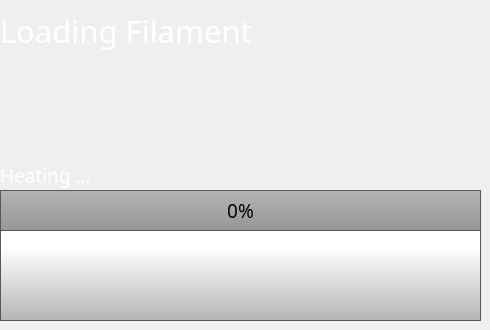
    <widget class="QWidget" name="changeFilamentProgressPage">
     <widget class="QLabel" name="changeFilamentStatus">
      <property name="geometry">
       <rect>
        <x>0</x>
        <y>160</y>
        <width>471</width>
        <height>31</height>
       </rect>
      </property>
      <property name="font">
       <font>
        <family>Gotham Light</family>
        <pointsize>14</pointsize>
        <weight>50</weight>
        <bold>false</bold>
       </font>
      </property>
      <property name="styleSheet">
       <string notr="true">color: rgb(255, 255, 255);</string>
      </property>
      <property name="text">
       <string>Heating ...</string>
      </property>
     </widget>
     <widget class="QProgressBar" name="changeFilamentProgress">
      <property name="geometry">
       <rect>
        <x>0</x>
        <y>190</y>
        <width>481</width>
        <height>41</height>
       </rect>
      </property>
      <property name="font">
       <font>
        <family>Gotham</family>
        <pointsize>14</pointsize>
        <weight>50</weight>
        <italic>false</italic>
        <bold>false</bold>
        <stylestrategy>PreferAntialias</stylestrategy>
       </font>
      </property>
      <property name="styleSheet">
       <string notr="true">QProgressBar::chunk {

	background-color: qlineargradient(spread:pad, x1:0, y1:0.517, x2:0, y2:0.512, stop:0 rgba(255, 28, 35, 255), stop:1 rgba(255, 68, 74, 255));
border-bottom-right-radius: 15px;
border-top-right-radius: 15px;
}

QProgressBar {
    border: 1px solid rgb(87, 87, 87);
 /*  border-bottom-left-radius: 10px;
 border-bottom-right-radius: 10px;*/
	background-color: qlineargradient(spread:pad, x1:0, y1:1, x2:0, y2:0, stop:0 rgba(150, 150, 150, 255), stop:1 rgba(180, 180, 180, 255));
}
</string>
      </property>
      <property name="maximum">
       <number>100</number>
      </property>
      <property name="value">
       <number>0</number>
      </property>
      <property name="alignment">
       <set>Qt::AlignCenter</set>
      </property>
      <property name="textVisible">
       <bool>true</bool>
      </property>
      <property name="orientation">
       <enum>Qt::Horizontal</enum>
      </property>
      <property name="format">
       <string>%p%</string>
      </property>
     </widget>
     <widget class="QLabel" name="changeFilamentNameOperation">
      <property name="geometry">
       <rect>
        <x>0</x>
        <y>0</y>
        <width>471</width>
        <height>61</height>
       </rect>
      </property>
      <property name="font">
       <font>
        <family>Gotham Light</family>
        <pointsize>23</pointsize>
        <weight>50</weight>
        <bold>false</bold>
       </font>
      </property>
      <property name="styleSheet">
       <string notr="true">color: rgb(255, 255, 255);</string>
      </property>
      <property name="text">
       <string>Loading Filament</string>
      </property>
     </widget>
     <widget class="QPushButton" name="changeFilamentBackButton2">
      <property name="geometry">
       <rect>
        <x>0</x>
        <y>230</y>
        <width>481</width>
        <height>91</height>
       </rect>
      </property>
      <property name="font">
       <font>
        <family>Gotham</family>
        <pointsize>13</pointsize>
       </font>
      </property>
      <property name="styleSheet">
       <string notr="true">QPushButton {
     border: 1px solid rgb(87, 87, 87);
	background-color: qlineargradient(spread:pad, x1:0, y1:1, x2:0, y2:0.188, stop:0 rgba(180, 180, 180, 255), stop:1 rgba(255, 255, 255, 255));


}

QPushButton:pressed {
    background-color: qlineargradient(x1: 0, y1: 0, x2: 0, y2: 1,
                                      stop: 0 #dadbde, stop: 1 #f6f7fa);
}

QPushButton:flat {
    border: none; /* no border for a flat push button */
}

QPushButton:default {
    border-color: navy; /* make the default button prominent */
}

QPushButton:focus {
	outline: none;
}</string>
      </property>
      <property name="text">
       <string/>
      </property>
      <property name="icon">
       <iconset>
        <normaloff>templates/img/arrows-4.png</normaloff>templates/img/arrows-4.png</iconset>
      </property>
      <property name="iconSize">
       <size>
        <width>50</width>
        <height>50</height>
       </size>
      </property>
     </widget>
     <widget class="QLabel" name="label_2">
      <property name="geometry">
       <rect>
        <x>190</x>
        <y>55</y>
        <width>100</width>
        <height>100</height>
       </rect>
      </property>
      <property name="styleSheet">
       <string notr="true">background-color: rgba(255, 255, 255, 0);</string>
      </property>
      <property name="text">
       <string/>
      </property>
      <property name="pixmap">
       <pixmap>templates/img/changeFilament2.png</pixmap>
      </property>
      <property name="scaledContents">
       <bool>true</bool>
      </property>
     </widget>
    </widget>
